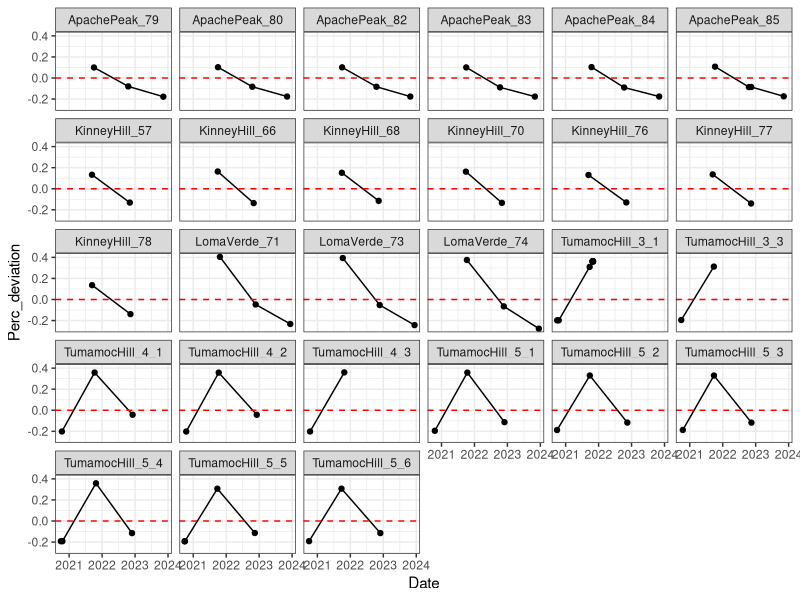
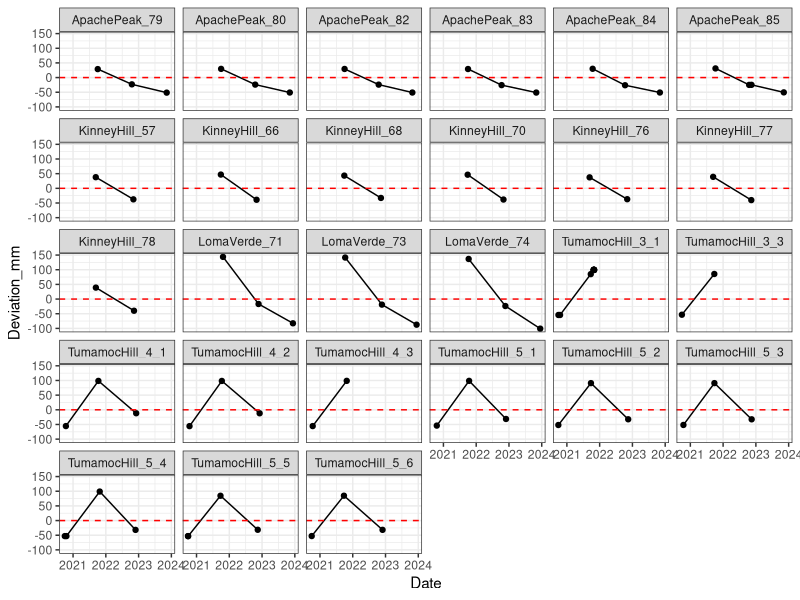

R code for these plots, in order:
# Created: 2024-07-29
# Last updated: 2024-07-29

# Purpose: Explore precip trends. Compare actual precip values (from PRISM daily values, see 02.1.R)
#   with 30-year normals. Actual precip (Prev_year_precip) is recorded as the total precip from 
#  the year preceding the monitoring event. Normals (MAP, MAT) also represent annual values,
#   so the time interval is the same, and they are therefore comparable.


library(tidyverse)
library(readxl)
library(scales)

# Load data ---------------------------------------------------------------

prism.dat.raw <- read_csv("data/cleaned/02_monitoring-info-with-PRISM-data_clean.csv")


# Add Site_Transect col ---------------------------------------------------

prism.dat <- prism.dat.raw |> 
  mutate(Site_Transect = paste0(Site, "_", Transect))
prism.dat <- prism.dat[, c(1:9, 13, 10:12)]


# Add Perc_deviation col --------------------------------------------------

# Percent deviation of actual values from normals
prism.dat <- prism.dat |> 
  mutate(Perc_deviation = (Prev_year_precip - MAP) / MAP,
         Deviation_mm = Prev_year_precip - MAP)


# Graph -------------------------------------------------------------------

# Percent deviation
prism.dat |> 
  ggplot(aes(x = Date, y = Perc_deviation)) +
  geom_point() +
  geom_line() +
  facet_wrap(~Site_Transect) +
  theme_bw() +
  geom_hline(yintercept = 0, linetype = "dashed", color = "red")

# Deviation in mm ppt
prism.dat |> 
  ggplot(aes(x = Date, y = Deviation_mm)) +
  geom_point() +
  geom_line() +
  facet_wrap(~Site_Transect) +
  theme_bw() +
  geom_hline(yintercept = 0, linetype = "dashed", color = "red")

